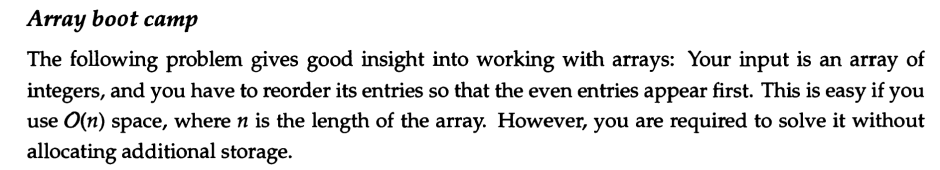
#> input picture example/ex1/0.png, 1880 x 339 px (shown at 1/2 size); its folder holds 4 pictures in this run
$ python stitch_img_vertical.py
#> lines starting #> are read from the running program, lines starting #| are printed output that depends on the picture
import numpy as np
from PIL import Image
import glob

list_im = glob.glob("*.png")
total_width = 0
total_height = 0
max_width = 0
max_height = 0
min_width = 2000
min_height = 0
pre_w = 0
pre_h = 0
ix = []

"""
Input: A bunch of images with names that have iterating number (0.png, 1.png, ...)

list_im = ['8.png', '9.png', '14.png', '15.png', '17.png', '16.png', '12.png', '13.png',
 '11.png', '10.png', '20.png', '18.png', 'new.png', '19.png', '4.png', '5.png'
, '7.png', '6.png', '2.png', '3.png', '1.png', '0.png']

Output: Image stitched/combined vertically in that order.

- The problem:
    Currrently, the image combine the images in a random order. I want to change that.


Constraints:
    I have to split the strings inside list_im and convert them from string to int.
    The names have to be numbers, if else, ignore.

- I need to access the name of the image files. I cannot use the exif data/metadata since the screenshots I take with shareX does not store them.
- This is an array problem.


- Naive Approach:
    Just use sort.
    Make a list that is sorted by names.
    Iterate through the new list and combine the images.

- Hashmap / hashset:
    Iterate through list_im and store the key as the file name and value as the integer in the name. ( {"0.png": 0, "1.png": 1, ...} )
    Sort by values in the hashmap.

"""

d = {}

# print(list_im)
for img in list_im:

    if "_" in img:
        img_num = img.split("_")[0]
    else:
        img_num = img.split(".")[0]

    if img_num.isnumeric():
        d[img] = int(img_num)


for img in sorted(d, key=d.get, reverse=False):
    im = Image.open(img)
#> im is the input picture: PIL image 1880x339 RGBA; mean R, G, B, A 231, 231, 231, 255
    size = im.size
#> size = (1880, 339)
    w = size[0]
#> w = 1880
    h = size[1]
#> h = 339
    total_width += w
#> total_width = 1880
    total_height += h
#> total_height = 339

    if h > max_height:
        max_height = h
#> max_height = 339
    if w > max_width:
        max_width = w
#> max_width = 1880
    if h < min_height:
        min_height = h
    if w < min_width:
        min_width = w
#> min_width = 1880
    ix.append(im)


target_vertical = Image.new("RGB", (max_width, total_height))
#> target_vertical: PIL image 1885x2626 RGB; every value is 0

for img in ix:
    target_vertical.paste(img, (pre_w, pre_h, pre_w + img.size[0], pre_h + img.size[1]))
    pre_h += img.size[1]
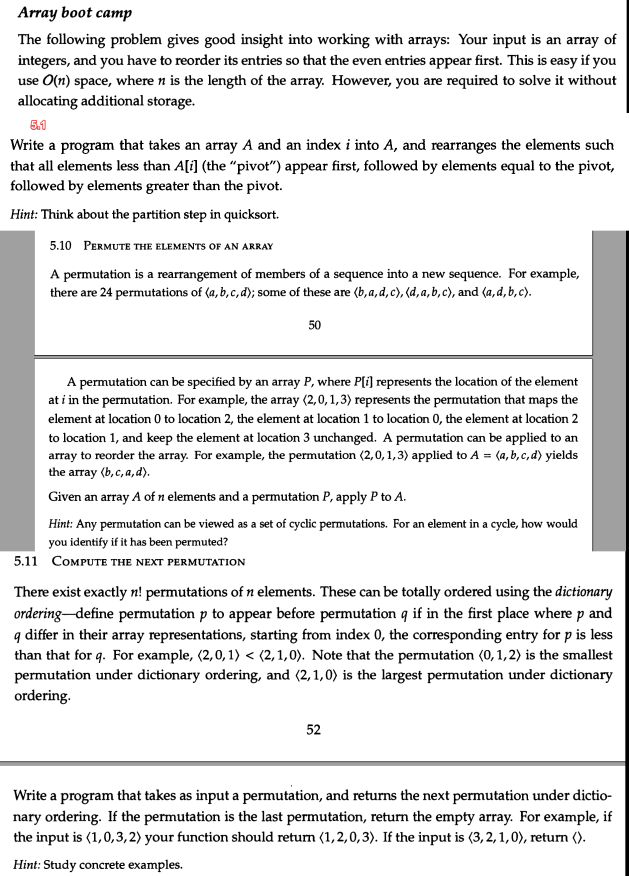
#> target_vertical: PIL image 1885x2626 RGB (shown at 1/3 size); mean R, G, B 229.6, 229.5, 229.5


tw, th = target_vertical.size
#> tw = 1885; th = 2626
target_vertical.crop((0, 0, tw - (max_width - min_width), th)).save(
    "result_sorted_combined.png", quality=100
)
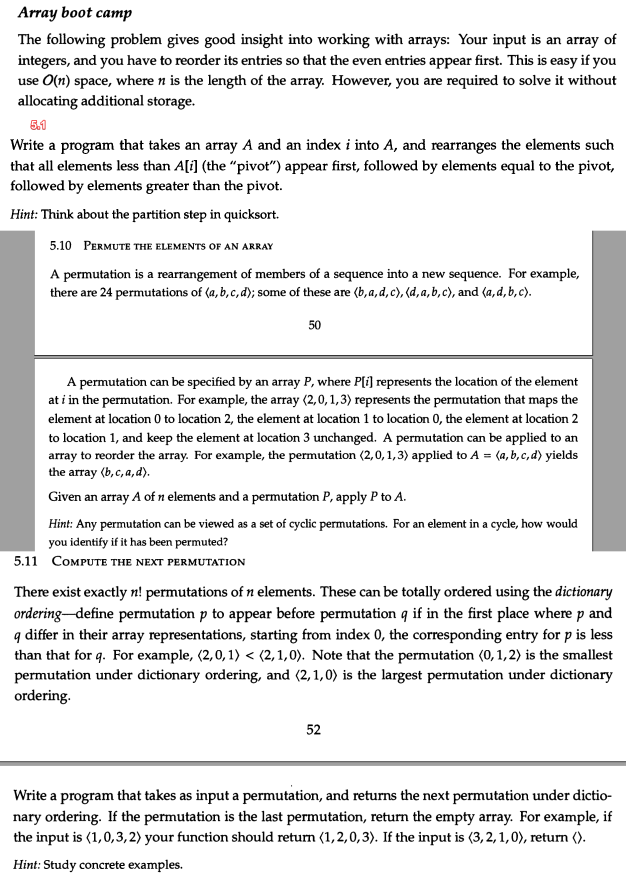
#> saved as result_sorted_combined.png: PIL image 1876x2626 RGB (shown at 1/3 size); mean R, G, B 230.4, 230.3, 230.3
